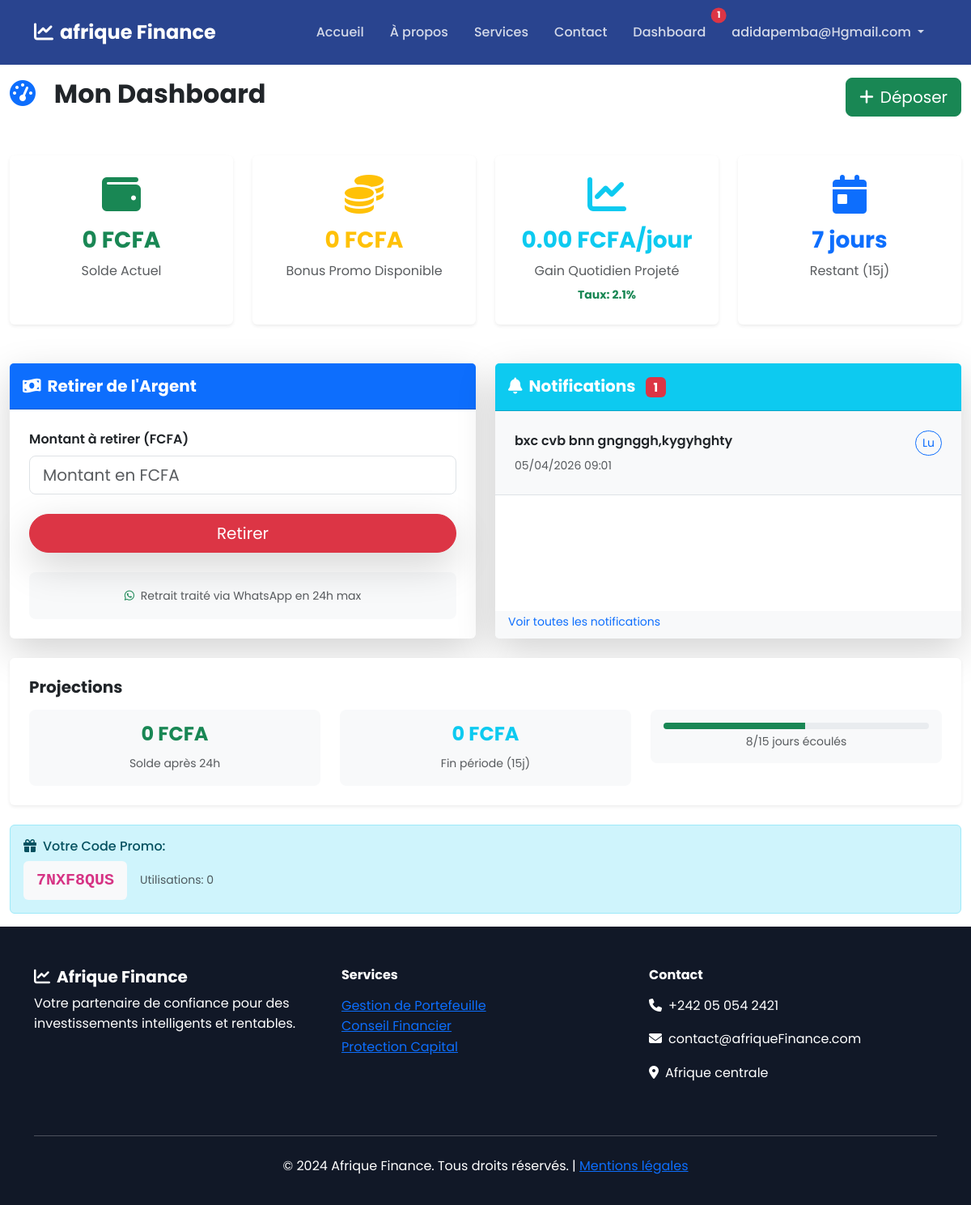
Page /dashboard (signed in) on the committed database.
### models.py (models this page shows, shortened)
class User(UserMixin, db.Model):
    id = db.Column(db.Integer, primary_key=True)
    email = db.Column(db.String(120), unique=True, nullable=False)
    password_hash = db.Column(db.String(128), nullable=False)
    balance = db.Column(db.Float, default=0.0)
    promo_code = db.Column(db.String(8), unique=True, nullable=False)
    promo_bonus_balance = db.Column(db.Float, default=0.0)
    promo_uses = db.Column(db.Integer, default=0)
    pending_promo_bonus = db.Column(db.Float, default=0.0)
    is_admin = db.Column(db.Boolean, default=False)
    is_blocked = db.Column(db.Boolean, default=True)
    custom_rate = db.Column(db.Float, default=0.0214)
    budget_limit = db.Column(db.Float, nullable=True)
    created_at = db.Column(db.DateTime, default=datetime.utcnow)
    referrer_promo_code = db.Column(db.String(8), nullable=True)
    country = db.Column(db.String(10), default='CG')
    currency = db.Column(db.String(3), default='CDF')
    notifications = db.relationship('Notification', backref='user', lazy=True)

class Notification(db.Model):
    id = db.Column(db.Integer, primary_key=True)
    user_id = db.Column(db.Integer, db.ForeignKey('user.id'), nullable=False)
    message = db.Column(db.Text, nullable=False)
    is_read = db.Column(db.Boolean, default=False)
    created_at = db.Column(db.DateTime, default=datetime.utcnow)

### app.py (the view, shortened to what this page needs)
@app.route('/dashboard', methods=['GET', 'POST'])
@login_required
def dashboard():
    form = WithdrawForm()
    notifications = Notification.query.filter_by(user_id=current_user.id).order_by(Notification.created_at.desc()).all()
    unread_count = Notification.query.filter_by(user_id=current_user.id, is_read=False).count()
    days_elapsed = (datetime.utcnow() - current_user.created_at).days
    remaining_days = max(0, 15 - days_elapsed)
    daily_gain = current_user.balance * current_user.custom_rate
    projected_next = current_user.balance + daily_gain
    return render_template('dashboard.html', user=current_user, promo_code=current_user.promo_code, promo_bonus_balance=current_user.promo_bonus_balance, promo_uses=current_user.promo_uses, form=form, days_elapsed=days_elapsed, remaining_days=remaining_days, projected_next=projected_next, daily_gain=daily_gain, notifications=notifications, unread_count=unread_count)

### forms_fixed.py
class WithdrawForm(FlaskForm):
    amount = FloatField('Montant à retirer (FCFA)', validators=[DataRequired()])
    submit = SubmitField('Retirer')

### app.py (called while the page is built)
@login_manager.user_loader
def load_user(user_id):
    return User.query.get(int(user_id))

### templates/dashboard.html (shortened to what this page needs)
{% extends "base.html" %}
{% block content %}
<div class="container-fluid mt-5 pt-5">
    <div class="row mb-4">
        <div class="col-12">
            <div class="d-flex justify-content-between align-items-center mb-4">
                <h1 class="h2 fw-bold text-dark">
                    <i class="fas fa-tachometer-alt me-3 text-primary"></i>
                    Mon Dashboard
                </h1>
                <a href="{{ url_for('deposit') }}" class="btn btn-success btn-lg">
                    <i class="fas fa-plus me-2"></i>Déposer
                </a>
            </div>
        </div>
    </div>
    <div class="row g-4 mb-5">
        <div class="col-lg-3 col-md-6">
            <div class="card border-0 shadow-sm h-100">
                <div class="card-body text-center p-4">
                    <i class="fas fa-wallet fa-3x text-success mb-3"></i>
                    <h3 class="fw-bold text-success">{{ "%.0f"|format(user.balance) }} FCFA</h3>
                    <p class="text-muted mb-0">Solde Actuel</p>
                </div>
            </div>
        </div>
        <div class="col-lg-3 col-md-6">
            <div class="card border-0 shadow-sm h-100">
                <div class="card-body text-center p-4">
                    <i class="fas fa-coins fa-3x text-warning mb-3"></i>
                    <h3 class="fw-bold text-warning">{{ "%.0f"|format(promo_bonus_balance or 0) }} FCFA</h3>
                    <p class="text-muted mb-0">Bonus Promo Disponible</p>
                </div>
            </div>
        </div>
        <div class="col-lg-3 col-md-6">
            <div class="card border-0 shadow-sm h-100">
                <div class="card-body text-center p-4">
                    <i class="fas fa-chart-line fa-3x text-info mb-3"></i>
                    <h3 class="fw-bold text-info">{{ "%.2f"|format(daily_gain) }} FCFA/jour</h3>
                    <p class="text-muted mb-1">Gain Quotidien Projeté</p>
                    <small class="text-success fw-bold">Taux: {{ "%.1f"|format((user.custom_rate or 0.0214)*100) }}%</small>
                </div>
            </div>
        </div>
        <div class="col-lg-3 col-md-6">
            <div class="card border-0 shadow-sm h-100">
                <div class="card-body text-center p-4">
                    <i class="fas fa-calendar-day fa-3x text-primary mb-3"></i>
                    <h3 class="fw-bold text-primary">{{ remaining_days }} jours</h3>
                    <p class="text-muted mb-0">Restant (15j)</p>
                </div>
            </div>
        </div>
    </div>
    <div class="row g-4">
        <div class="col-lg-6">
            <div class="card border-0 shadow-lg h-100">
                <div class="card-header bg-primary text-white py-3">
                    <h5 class="mb-0 fw-bold">
                        <i class="fas fa-money-bill-wave me-2"></i>Retirer de l'Argent
                    </h5>
                </div>
                <div class="card-body p-4">
                    <form method="POST">
                        <div class="mb-4">
                            {{ form.amount.label(class="form-label fw-semibold") }}
                            {{ form.amount(class="form-control form-control-lg", placeholder="Montant en FCFA") }}
                        </div>
                        <div class="d-grid">
                            {{ form.submit(class="btn btn-danger btn-lg rounded-pill shadow-lg") }}
                        </div>
                    </form>
                    <div class="text-center mt-4 p-3 bg-light rounded-3">
                        <small class="text-muted">
                            <i class="fab fa-whatsapp text-success me-1"></i>
                            Retrait traité via WhatsApp en 24h max
                        </small>
                    </div>
                </div>
            </div>
        </div>
        <div class="col-lg-6">
            <div class="card border-0 shadow-lg h-100">
                <div class="card-header bg-info text-white py-3 position-relative">
                    <h5 class="mb-0 fw-bold">
                        <i class="fas fa-bell me-2"></i>Notifications
                        {% if unread_count %}
                        <span class="badge bg-danger ms-2">{{ unread_count }}</span>
                        {% endif %}
                    </h5>
                </div>
                <div class="card-body p-0">
                    {% if notifications %}
                        {% for notif in notifications[:5] %}
                            <div class="p-4 border-bottom {% if not notif.is_read %}bg-light{% endif %}">
                                <div class="d-flex justify-content-between align-items-start">
                                    <div>
                                        <p class="mb-1 fw-semibold">{{ notif.message }}</p>
                                        <small class="text-muted">{{ notif.created_at.strftime('%d/%m/%Y %H:%M') }}</small>
                                    </div>
                                    {% if not notif.is_read %}
                                        <form method="POST" action="{{ url_for('mark_notification_read', notif_id=notif.id) }}" style="width: auto;">
                                            <button type="submit" class="btn btn-sm btn-outline-primary rounded-pill">Lu</button>
                                        </form>
                                    {% endif %}
                                </div>
                            </div>
                        {% endfor %}
                    {% else %}
                        <div class="p-4 text-center text-muted">
                            <i class="fas fa-inbox fa-2x mb-3 opacity-50"></i>
                            <p>Aucune notification</p>
                        </div>
                    {% endif %}
                </div>
                {% if notifications %}
                <div class="card-footer bg-light border-0 pt-0">
                    <a href="#" class="text-decoration-none small text-primary">Voir toutes les notifications</a>
                </div>
                {% endif %}
            </div>
        </div>
        <div class="col-12 mt-4">
            <div class="card border-0 shadow-sm">
                <div class="card-body p-4">
                    <h5 class="fw-bold mb-3">Projections</h5>
                    <div class="row text-center">
                        <div class="col-md-4">
                            <div class="p-3 bg-light rounded-3">
                                <h4 class="text-success fw-bold">{{ "%.0f"|format(projected_next) }} FCFA</h4>
                                <small class="text-muted">Solde après 24h</small>
                            </div>
                        </div>
                        <div class="col-md-4">
                            <div class="p-3 bg-light rounded-3">
                                <h4 class="text-info fw-bold">{{ "%.0f"|format(projected_next + daily_gain * 14) }} FCFA</h4>
                                <small class="text-muted">Fin période (15j)</small>
                            </div>
                        </div>
                        <div class="col-md-4">
                            <div class="p-3 bg-light rounded-3">
                                <div class="progress" style="height: 8px;">
                                    <div class="progress-bar bg-success" role="progressbar" style="width: {{ (days_elapsed/15)*100 }}%" aria-valuenow="{{ days_elapsed }}" aria-valuemin="0" aria-valuemax="15"></div>
                                </div>
                                <small class="mt-1 d-block text-muted">{{ days_elapsed }}/15 jours écoulés</small>
                            </div>
                        </div>
                    </div>
                </div>
            </div>
        </div>
    </div>
    <div class="row mt-4">
        <div class="col-12">
            <div class="alert alert-info">
                <h6><i class="fas fa-gift me-2"></i>Votre Code Promo:</h6>
                <div class="d-flex align-items-center">
                    <code class="bg-light px-3 py-2 rounded me-3 fs-5 fw-bold">{{ promo_code }}</code>
                    <small class="text-muted">Utilisations: {{ promo_uses or 0 }}</small>
                </div>
            </div>
        </div>
    </div>
</div>
{% endblock %}

### templates/base.html (shortened to what this page needs)
<!DOCTYPE html>
<html lang="fr">
<head>
    <link href="https://cdn.jsdelivr.net/npm/bootstrap@5.3.3/dist/css/bootstrap.min.css" rel="stylesheet">
    <link href="https://cdnjs.cloudflare.com/ajax/libs/font-awesome/6.5.1/css/all.min.css" rel="stylesheet">
</head>
<body>
    <nav class="navbar navbar-expand-lg navbar-dark fixed-top">
        <div class="container">
            <a class="navbar-brand" href="{{ url_for('home') }}"><i class="fas fa-chart-line me-2"></i>afrique Finance</a>
            <div class="collapse navbar-collapse" id="navbarNav">
                <ul class="navbar-nav ms-auto">
                    <li class="nav-item"><a class="nav-link" href="{{ url_for('home') }}">Accueil</a></li>
                    <li class="nav-item"><a class="nav-link" href="{{ url_for('about') }}">À propos</a></li>
                    <li class="nav-item"><a class="nav-link" href="{{ url_for('services') }}">Services</a></li>
                    <li class="nav-item"><a class="nav-link" href="{{ url_for('contact') }}">Contact</a></li>
                    {% if current_user.is_authenticated %}
                    <li class="nav-item position-relative">
                        <a class="nav-link" href="{{ url_for('dashboard') }}">
                            Dashboard
<span class="position-absolute top-0 start-100 translate-middle badge rounded-pill bg-danger" style="font-size:0.7em;" id="unread-badge">
{{ unread_count or '' }}
                            </span>
                        </a>
                    </li>
                    <li class="nav-item dropdown">
                        <a class="nav-link dropdown-toggle" href="#" role="button" data-bs-toggle="dropdown">
                            {{ current_user.email }}
                        </a>
                    </li>
                    {% else %}
                    <li class="nav-item"><a class="nav-link" href="{{ url_for('register') }}">Inscription</a></li>
                    <li class="nav-item"><a class="nav-link" href="{{ url_for('login') }}">Connexion</a></li>
                    {% endif %}
                </ul>
            </div>
        </div>
    </nav>
    <main>
        {% block content %}{% endblock %}
    </main>
    <footer class="footer mt-auto">
        <div class="container">
            <div class="row">
                <div class="col-md-4 mb-4">
                    <h5 class="fw-bold"><i class="fas fa-chart-line me-2"></i>Afrique Finance</h5>
                    <p>Votre partenaire de confiance pour des investissements intelligents et rentables.</p>
                </div>
                <div class="col-md-4 mb-4">
                    <h6 class="fw-bold mb-3">Services</h6>
                    <ul class="list-unstyled">
                        <li><a href="{{ url_for('services') }}" class="text-light-50">Gestion de Portefeuille</a></li>
                        <li><a href="{{ url_for('services') }}" class="text-light-50">Conseil Financier</a></li>
                        <li><a href="{{ url_for('services') }}" class="text-light-50">Protection Capital</a></li>
                    </ul>
                </div>
                <div class="col-md-4 mb-4">
                    <h6 class="fw-bold mb-3">Contact</h6>
                    <p><i class="fas fa-phone me-2"></i>+242 05 054 2421</p>
                    <p><i class="fas fa-envelope me-2"></i>contact@afriqueFinance.com</p>
                    <p><i class="fas fa-map-marker-alt me-2"></i>Afrique centrale</p>
                </div>
            </div>
            <hr class="my-4">
            <div class="text-center">
                <p>&copy; 2024 Afrique Finance. Tous droits réservés. | <a href="#" class="text-light-50">Mentions légales</a></p>
            </div>
        </div>
    </footer>
</body>
</html>

### templates/dashboard.html (style rules this page uses)
.progress { border-radius: 10px; }
.card { transition: transform 0.2s; }

### templates/base.html (style rules this page uses)
:root { --primary-color: #1e3a8a; --secondary-color: #0ea5e9; --accent-color: #10b981; --dark-color: #111827; --light-bg: #f8fafc; }
body { font-family: 'Poppins', sans-serif; line-height: 1.6; }
.navbar { background: rgba(30, 58, 138, 0.95); backdrop-filter: blur(10px); padding: 1rem 0; }
.navbar-brand { font-weight: 700; font-size: 1.5rem; color: white !important; }
.nav-link { color: rgba(255,255,255,0.8) !important; font-weight: 500; margin: 0 0.5rem; transition: color 0.3s; }
.footer { background: var(--dark-color); color: white; padding: 50px 0 20px; }

### rows in the picture
User: email "adidapemba@Hgmail.com", balance "0", promo_bonus_balance "0", (user.custom_rateor0.0214)*100 "2.1", promo_code "7NXF8QUS"
Notification: message "bxc cvb bnn gngnggh,kygyhghty", created_at "05/04/2026 09:01"

### other values in the picture
{{ unread_count or '' }} "1"
{{ "%.2f"|format(daily_gain) }} "0.00"
{{ unread_count }} "1"
{{ "%.0f"|format(projected_next) }} "0"
{{ "%.0f"|format(projected_next + daily_gain * 14) }} "0"
{{ promo_uses or 0 }} "0"
